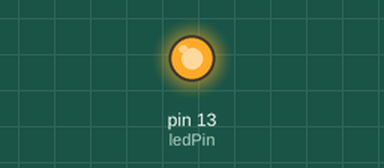
The sketch below on a simulated Arduino Uno, built with avr-gcc and run on an emulated ATmega328P. Parts: output pins drawn as LEDs (lit = HIGH).

Above: at 0.2 s.
At 60.2 s:
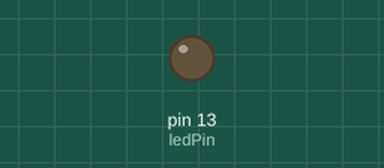
Timing chart, 0 to 81.9 s (numbered marks = the images above):
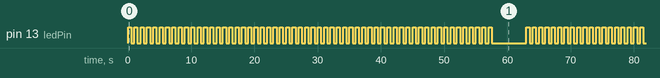

The sketch:

sketch_aq_no2__1_.ino
```cpp
// Fibonacci LED Blinking
int ledPin = 13; // Pin number for the built-in LED
int fibDelay = 500; // Delay between blinks in milliseconds

void setup() {
  pinMode(ledPin, OUTPUT); // Set the LED pin as an output
  Serial.begin(9600);
}

void loop() {
  int a = 0;
  int b = 1;
  int fib = 0;

  while (fib <= 13) { // Limit the Fibonacci sequence to 13 for visibility
    // Calculate the next Fibonacci number
    fib = a + b;

    // Blink the LED fib times
    for (int i = 0; i < fib; i++) {
      digitalWrite(ledPin, HIGH); // Turn on the LED
      delay(fibDelay);
      digitalWrite(ledPin, LOW); // Turn off the LED
      delay(fibDelay);
    }

    // Update Fibonacci sequence values
    a = b;
    b = fib;
  }

  // Blink the LED 5 times at the end
  for (int i = 0; i < 5; i++) {
    digitalWrite(ledPin, HIGH); // Turn on the LED
    delay(fibDelay);
    digitalWrite(ledPin, LOW); // Turn off the LED
    delay(fibDelay);
  }

  delay(5000); // Wait for 5 seconds before starting again
}
```

Measured:
- by itself, pin 13 (ledPin): moves between LOW and HIGH, repeating every 63.0 s
- by itself, everything shown: repeats every 63.0 s, in 116 steps
